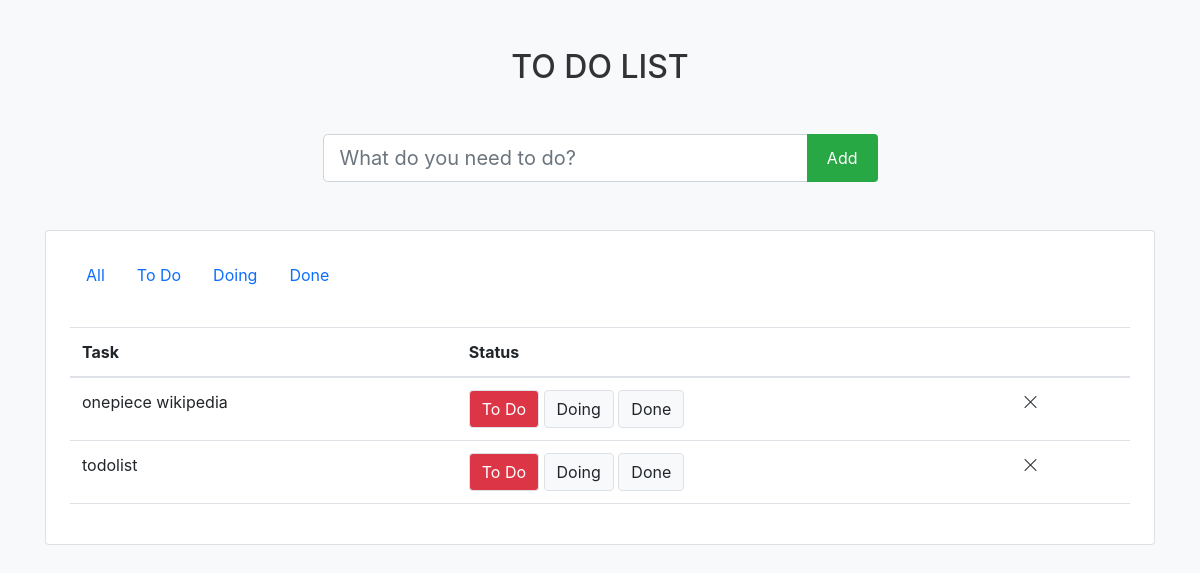
Before: / with the older database file.
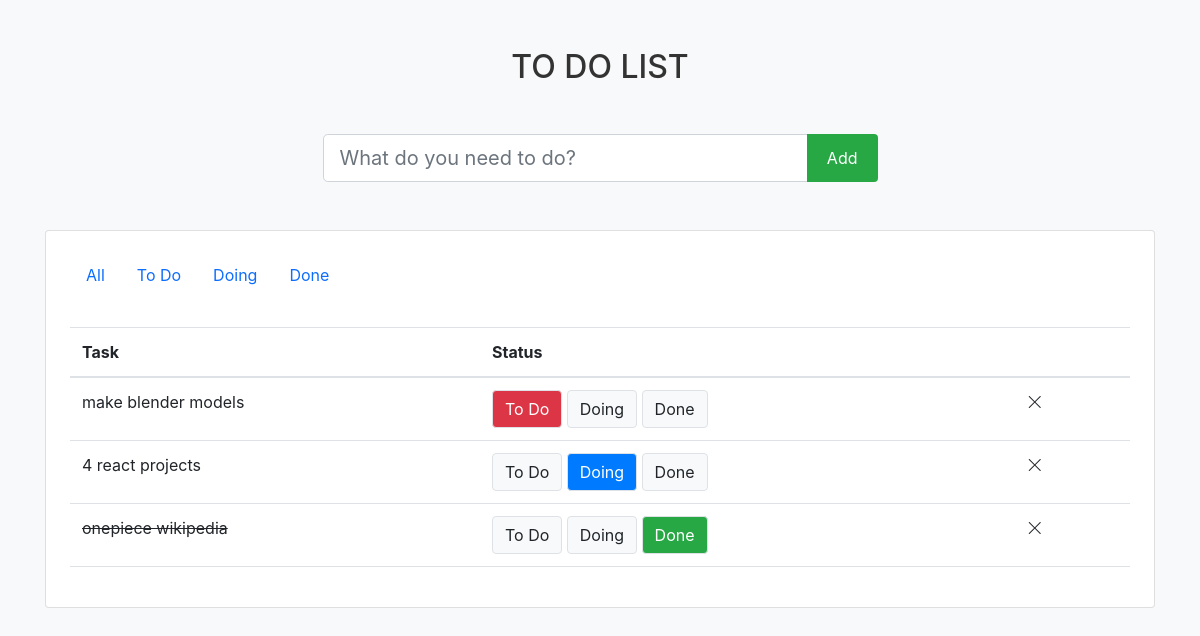
After: the same page with the newer database file.
### todo/models.py (models this page shows, shortened)
class Task(models.Model):
    class StatusChoice(models.TextChoices):
        TODO = "To Do"
        DOING = "Doing"
        DONE = "Done"
    name = models.CharField(max_length=255)
    created = models.DateTimeField(auto_now_add=True)
    status = models.CharField(
        choices=StatusChoice.choices, max_length=100, default=StatusChoice.TODO
    )

### todo/views.py (the view)
# urls.py: path("", views.index, name="index"),
def index(request: HttpRequest) -> HttpResponse:
    if request.method == "POST":
        form = TaskForm(data=request.POST)
        if form.is_valid():
            form.save()
    form = TaskForm()
    tasks = Task.objects.all().order_by("-created")
    context = {"tasks": tasks, "form": form, "Status":Task.StatusChoice}
    return render(request, "index.html", context)

### todo/forms.py
class TaskForm(forms.ModelForm):
    class Meta:
        model = Task
        fields = ["name"]
    name = forms.CharField(
        label=False,
        widget=forms.TextInput(
            attrs={
                "aria-label": "name",
                "placeholder": "What do you need to do?",
                "class": "form-control form-control-lg inline-block",
            }
        ),
    )

### todo/templates/index.html (shortened to what this page needs)
{% extends 'base.html' %}
{% block content %}
<h1 class="my-5 fade-in" style="font-size: 32px; color: #333; text-transform: uppercase; text-align: center; margin-top: 5%;">To Do List</h1>
<form class="w-50 mx-auto mb-5 d-flex" id="todo-form" method="post">
    <div class="input-group">
        {{ form }}
        <div class="input-group-append">
            <button style="background-color: #28a745; color: #fff; border: none; padding: 10px 20px; cursor: pointer;" class="btn btn-primary" type="submit">Add</button>
        </div>
    </div>
</form>
<section class="card p-4">
    <ul id="tabs" class="nav nav-pills mb-4 pb-2">
        <li class="nav-item">
            <a class="nav-link {% if filter_choice == 'ALL' %}active{% endif %}" href="{% url 'index' %}">
                All
            </a>
        </li>
        <li class="nav-item">
            <a class="nav-link {% if filter_choice == Status.TODO %}active{% endif %}"
                href="{% url 'filter' Status.TODO %}">To Do</a>
        </li>
        <li class="nav-item">
            <a class="nav-link {% if filter_choice == Status.DOING %}active{% endif %}"
                href="{% url 'filter' Status.DOING %}">Doing</a>
        </li>
        <li class="nav-item">
            <a class="nav-link {% if filter_choice == Status.DONE %}active{% endif %}"
                href="{% url 'filter' Status.DONE %}">Done</a>
        </li>
    </ul>
    <section id="todo-list">
        {% include 'partials/todo_list.html' %}
    </section>
</section>
{% endblock %}

### todo/templates/base.html (shortened to what this page needs)
<!DOCTYPE html>
<html lang="en">
<head>
    <link href="https://cdn.jsdelivr.net/npm/bootstrap@5.2.0-beta1/dist/css/bootstrap.min.css" rel="stylesheet"
>
    <link rel="stylesheet" href="https://cdn.jsdelivr.net/npm/bootstrap-icons@1.9.1/font/bootstrap-icons.css">
    <link rel="stylesheet" href="https://maxcdn.bootstrapcdn.com/bootstrap/4.5.2/css/bootstrap.min.css">
</head>
<body class="bg-light">
    <div class="container">
        {% block content %}
        {% endblock %}
    </div>
</body>
</html>

### todo/templates/partials/todo_list.html
<table class="table">
    <thead>
        <tr>
            <th scope="col">Task</th>
            <th scope="col">Status</th>
            <th scope="col"></th>
        </tr>
    </thead>
    <tbody id="todo-rows">
        {% for task in tasks %}
        {% include 'partials/todo_row.html' %}
        {% endfor %}
    </tbody>
</table>

### todo/templates/partials/todo_row.html
<tr id="task-row-{{task.id}}">
    {% if task.status == Status.DONE %}
    <td>
        <del>{{task.name}}</del>
    </td>
    {% else %}
    <td>{{task.name}}</td>
    {% endif %}
    <td>
        {% if task.status == Status.TODO %}
        <div class="btn btn-danger border">To Do</div>
        {% else %}
        <a class="btn btn-light border" href="{% url 'update_status' task.id Status.TODO %}">To Do</a>
        {% endif %}
        {% if task.status == Status.DOING %}
        <div class="btn btn-primary border">Doing</div>
        {% else %}
        <a class="btn btn-light border" href="{% url 'update_status' task.id Status.DOING %}">Doing</a>
        {% endif %}
        {% if task.status == Status.DONE %}
        <div class="btn btn-success border">Done</div>
        {% else %}
        <a class="btn btn-light border" href="{% url 'update_status' task.id Status.DONE %}">Done</a>
        {% endif %}
    </td>
    <td>
        <a class="m-2" href="{% url 'delete' task.id %}">
            <i class="link-dark bi-x-lg"></i>
        </a>
    </td>
</tr>

### todo/templates/base.html (style rules this page uses)
.fade-in { animation: fadeIn 1s ease-in-out; }

Changed rows visible on the page:
removed Task: name "todolist", status "To Do"
added Task: name "make blender models", status "To Do"
added Task: name "4 react projects", status "To Do"
changed Task "onepiece wikipedia": status "To Do" → "Done" (drawn)
